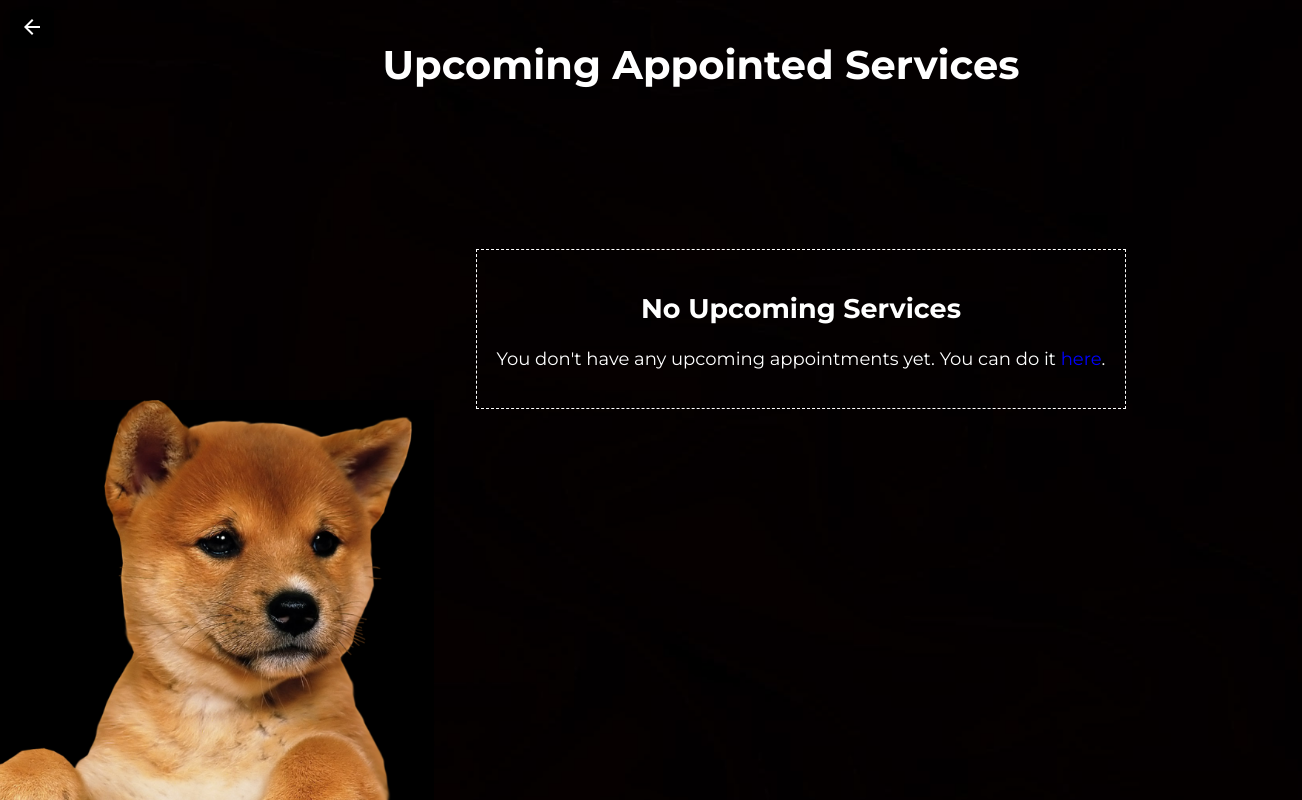
The app's page /user-upcoming-services/ (signed in), older data.
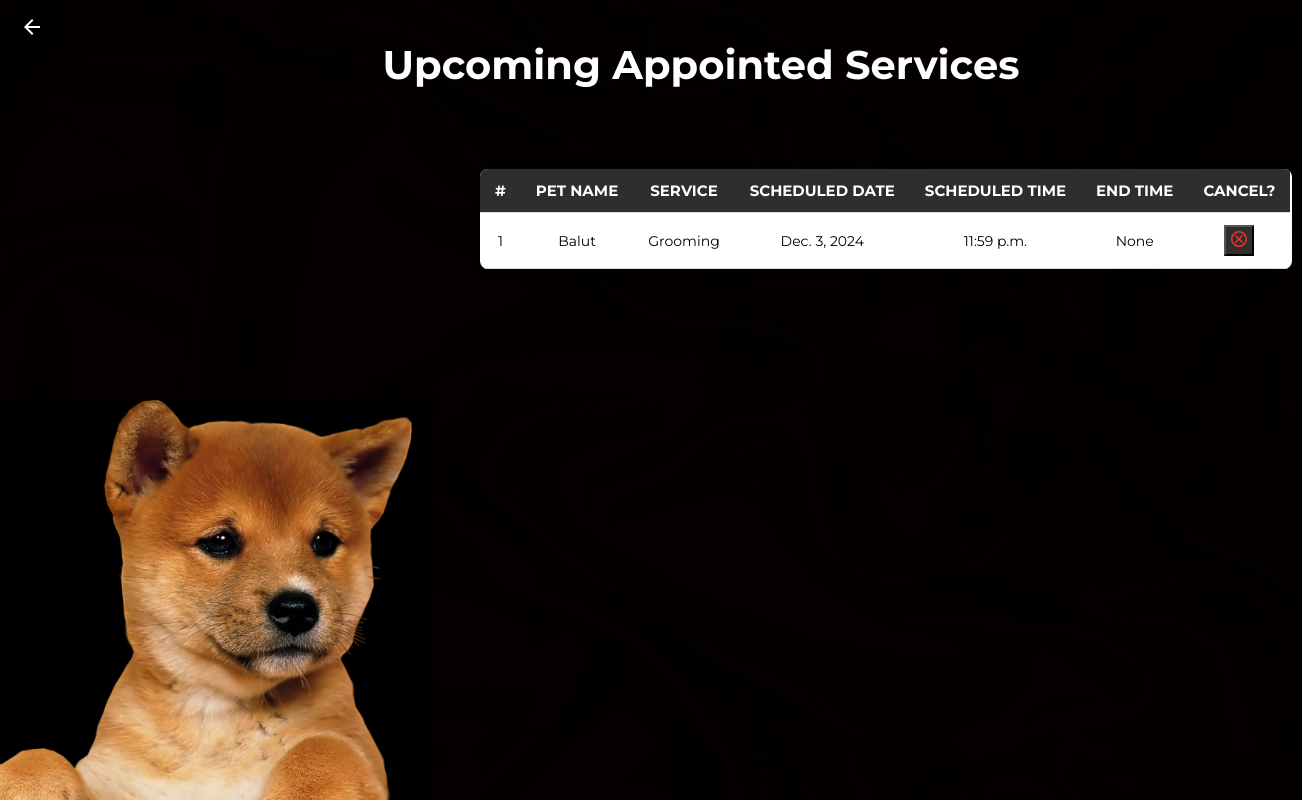
The same page, newer data.
### app/models.py (models this page shows, shortened)
class ScheduledServices(models.Model):
    user = models.ForeignKey(User, on_delete=models.CASCADE, related_name="scheduled_services")
    pet_name = models.CharField(max_length=30, null=True, blank=True)
    service = models.CharField(max_length=100, null=True, blank=True)
    scheduled_date = models.DateField(null=True, blank=True)
    scheduled_time = models.TimeField(null=True, blank=True)
    end_time = models.TimeField(null=True, blank=True)
    status = models.BooleanField(default=False, null=True)
    cancelled = models.BooleanField(default=False)
    finished = models.BooleanField(default=False)

### app/views.py (the view)
# urls.py: path('user-upcoming-services/', views.upcoming_services, name="upcoming_services"),
@login_required
def upcoming_services(request):
    if request.user.is_authenticated:
        appointments = ScheduledServices.objects.filter(user=request.user, status=True, cancelled=False)
    else:
        appointments = []
    return render(request, 'user-upcoming-services.html', {'appointments': appointments})

### app/templates/user-upcoming-services.html (shortened to what this page needs)
{% load static %}
<!DOCTYPE html>
<html lang="en">
<head>
    <link rel="stylesheet" href="{% static 'css/adminapo.css' %}">
</head>
<body>
<div class="admin-apo-page">
    <a href="{% url 'home' %}" class="home-btn">
        <button class="home-btn-button">
            <svg xmlns="http://www.w3.org/2000/svg" height="24px" viewBox="0 -960 960 960" width="24px" fill="#FFFFFF">
                <path d="m313-440 224 224-57 56-320-320 320-320 57 56-224 224h487v80H313Z"/>
            </svg>
        </button>
    </a>
    <div class="admin-apo-main-text">
        <p>Upcoming Appointed Services</p>
    </div>
    {% if appointments %}
        <div class="admin-upcoming-apo-table-container">
            <table class="admin-upcoming-apo-table">
                <thead>
                    <tr>
                        <th>#</th>
                        <th>Pet Name</th>
                        <th>Service</th>
                        <th>Scheduled Date</th>
                        <th>Scheduled Time</th>
                        <th>End Time</th>
                        <th>Cancel?</th>
                    </tr>
                </thead>
                <tbody>
                    {% for appointment in appointments %}
                        <tr>
                            <td>{{ forloop.counter }}</td>
                            <td>{{ appointment.pet_name }}</td>
                            <td>{{ appointment.service }}</td>
                            <td>{{ appointment.scheduled_date }}</td>
                            <td>{{ appointment.scheduled_time }}</td>
                            <td>{{ appointment.end_time }}</td>
                            <td>
                                <form action="{% url 'cancel_appointment' appointment.id %}" method="POST">
                                    <button type="submit" class="admin-apo-btn">
                                    </button>
                                </form>
                            </td>
                        </tr>
                    {% endfor %}
                </tbody>
            </table>
        </div>
    {% else %}
        <div class="admin-apo-no-appointments">
            <h2>No Upcoming Services</h2>
            <p>You don't have any upcoming appointments yet. You can do it <a href='/schedule-services'>here</a>.</p>
        </div>
    {% endif %}
</div>
</body>
</html>

Row changes from the older to the newer data that the page shows:
now on this page (row edited): ScheduledServices: pet_name "Balut", service "Grooming", scheduled_date "Dec. 3, 2024", scheduled_time "11:59 p.m.", end_time "None"
Text that changed along with them:
text no longer shown: "No Upcoming Services You don't have any upcoming appointments yet. You can do it here ."
text now shown: "# PET NAME SERVICE SCHEDULED DATE SCHEDULED TIME END TIME CANCEL?"
